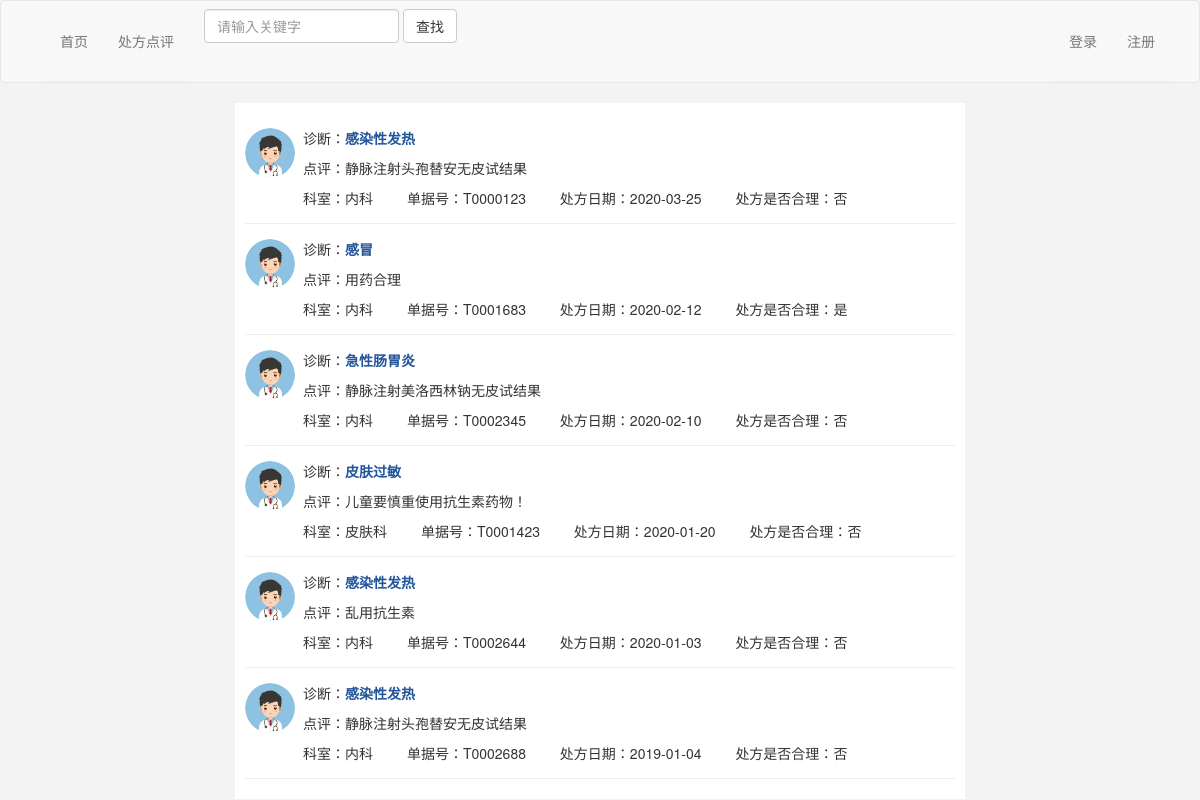
The page / on the database its author committed.
### models.py (models this page shows)
class Prescription(db.Model):
    __tablename__ = 'prescription'
    id = db.Column(db.Integer, primary_key = True, autoincrement = True)
    t_id = db.Column(db.String(11), nullable=False)
    name = db.Column(db.String(18), nullable=False)
    gender = db.Column(db.String(2), nullable=False)
    age = db.Column(db.String(3), nullable=False)
    pre_date = db.Column(db.DateTime)
    diagnosis = db.Column(db.Text, nullable=False)
    first_page = db.Column(db.String(2), nullable=False)
    second_page = db.Column(db.String(2), nullable=False)
    third_page = db.Column(db.String(2), nullable=False)
    injection = db.Column(db.String(2), nullable=False)
    pre_amount = db.Column(db.Float(2), nullable=False)
    prescriber = db.Column(db.String(18), nullable=False)
    section = db.Column(db.String(36), nullable=False)
    reasonable = db.Column(db.String(2), nullable=False)
    comments = db.Column(db.Text)

### pcs.py (the view)
@app.route('/')
def index():
    context = {
        'prescriptions': Prescription.query.order_by(Prescription.pre_date.desc()).all()
    }
    return render_template('index.html', **context)

### pcs.py (called while the page is built)
@app.context_processor
def my_context_processor():
    user_id = session.get('user_id')
    if user_id:
        user = User.query.filter(User.id == user_id).first()
        if user:
            return {'user': user}
    return {}

### templates/index.html (shortened to what this page needs)
{% extends 'base.html' %}
{% block head %}
    <link rel="stylesheet" href="{{ url_for('static', filename='css/index.css') }}">
{% endblock %}
{% block main %}
    <ul>
        {% for prescription in prescriptions %}
        <li>
            <div class="avatar-group">
                <img src="{{ url_for('static', filename='images/doctor.jpg') }}" alt="" class="avatar">
            </div>
            <div class="pre-group">
                <div class="pre-info">
                    <p class="diagnosis"><span>诊断：</span><a href="{{ url_for('detail', pre_id=prescription.id)}}">{{ prescription.diagnosis }}</a></p>
                    <p class="comments"><span>点评：</span>{{ prescription.comments }}</p>
                    <span class="section"><span>科室：</span>{{ prescription.section }}</span>
                    <span class="t_id"><span>单据号：</span>{{ prescription.t_id }}</span>
                    <span class="pre_date"><span>处方日期：</span>{{ prescription.pre_date.strftime("%Y-%m-%d") }}</span>
                    <span class="reasonable"><span>处方是否合理：</span>{{ prescription.reasonable }}</span>
                </div>
            </div>
        </li>
        {% endfor %}
    </ul>
{% endblock %}

### templates/base.html (shortened to what this page needs)
<!DOCTYPE html>
<html lang="en">
<head>
    <link rel="stylesheet" href="https://cdn.jsdelivr.net/npm/bootstrap@3.3.7/dist/css/bootstrap.min.css">
    <link rel="stylesheet" href="{{ url_for('static', filename='css/base.css') }}">
    {% block head %}
    {% endblock %}
</head>
<body>
    <nav class="navbar navbar-default">
        <div class="container">
            <div class="collapse navbar-collapse" id="bs-example-navbar-collapse-1">
                <ul class="nav navbar-nav">
                    <li>
                        <a href="{{ url_for('index') }}">首页</a>
                    </li>
                    <li><a href="{{ url_for('pre_comment') }}">处方点评</a></li>
                </ul>
                <form class="navbar-form navbar-left" action="{{ url_for('search') }}" method="get">
                    <div class="form-group">
                        <input type="text" class="form-control" placeholder="请输入关键字" name="key_word">
                    </div>
                    <button type="submit" class="btn btn-default">查找</button>
                </form>
                <ul class="nav navbar-nav navbar-right">
                    {% if user %}
                        <li><a href="#">{{ user.username }}</a></li>
                        <li><a href="{{ url_for('logout') }}">注销</a></li>
                    {% else %}
                        <li><a href="{{ url_for('login') }}">登录</a></li>
                        <li><a href="{{ url_for('regist') }}">注册</a></li>
                    {% endif %}
                </ul>
            </div>
        </div>
    </nav>
    <div class="main">
        {% block main %}{% endblock %}
    </div>
</body>
</html>

### static/css/base.css (style rules this page uses)
body { background: #f3f3f3; }
.main { background: #fff; width: 730px; margin: 0 auto; overflow: hidden; padding: 10px; }

### static/css/index.css (style rules this page uses)
ul { list-style: none; padding: 0; }
ul li { border-bottom: 1px solid #eee; overflow: hidden; padding: 15px 0; }
.avatar-group { width: 38px; height: 100%; float: left; }
.avatar-group .avatar { width: 50px; height: 50px; border-radius: 50%; }
.pre-group { float: left; width: 650px; margin-left: 20px; }
.diagnosis a { color: #259; font-weight: 900; margin-top: 10px; }
.pre-info .section,.t_id,.pre_date { margin-right: 30px; }

### rows shown on the page
Prescription: diagnosis "感染性发热", comments "静脉注射头孢替安无皮试结果", section "内科", t_id "T0000123", pre_date "2020-03-25", reasonable "否"
Prescription: diagnosis "感冒", comments "用药合理", section "内科", t_id "T0001683", pre_date "2020-02-12", reasonable "是"
Prescription: diagnosis "急性肠胃炎", comments "静脉注射美洛西林钠无皮试结果", section "内科", t_id "T0002345", pre_date "2020-02-10", reasonable "否"
Prescription: diagnosis "皮肤过敏", comments "儿童要慎重使用抗生素药物！", section "皮肤科", t_id "T0001423", pre_date "2020-01-20", reasonable "否"
Prescription: diagnosis "感染性发热", comments "乱用抗生素", section "内科", t_id "T0002644", pre_date "2020-01-03", reasonable "否"
Prescription: diagnosis "感染性发热", comments "静脉注射头孢替安无皮试结果", section "内科", t_id "T0002688", pre_date "2019-01-04", reasonable "否"
